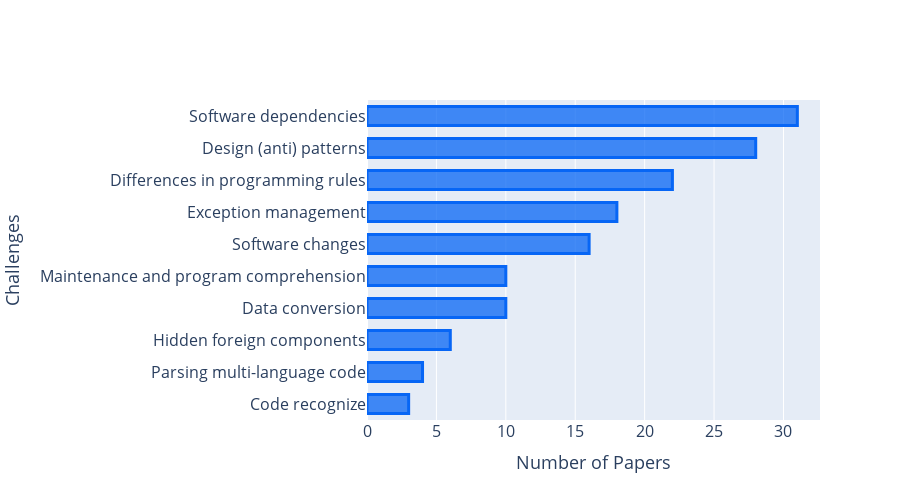

This figure's notebook cell:
### Code cell
fig_path = os.path.join(path_root,'data','survey-data', 'challenges.pdf')
data = pd.DataFrame()
val_list =clallenge_df['Challenges']
val_count = clallenge_df['# papers']
data['Challenges'] = val_list
data['No. of Papers'] = val_count

fig = go.Figure()
fig.add_trace(go.Bar(x=val_count,
                y=val_list,
                orientation ='h',
                marker=dict(
                color='rgba(7, 102, 245, 0.75)',
                line=dict(color='rgba(7, 102, 245, 1.0)', width=3),
                )
                ))

fig.update_layout(
    autosize=False,
    width=900,
    height=500,
    xaxis=dict(
        title='Number of Papers',
        titlefont_size=18,
        tickfont_size=16,
    ),
    yaxis=dict(
        title='Challenges',
        titlefont_size=18,
        tickfont_size=16,
    ),
    bargap=0.40 #, # gap between bars of adjacent location coordinates.
)
fig.show()
fig.write_image(fig_path)

### Figure 1 — Plotly figure (JSON) as saved in the notebook; plotly's stock layout.template omitted (floating-point values rounded to 4 significant figures)
{"data": [{"marker": {"color": "rgba(7, 102, 245, 0.75)", "line": {"color": "rgba(7, 102, 245, 1.0)", "width": 3}}, "orientation": "h", "type": "bar", "x": [3, 4, 6, 10, 10, 16, 18, 22, 28, 31], "y": ["Code recognize", "Parsing multi-language code", "Hidden foreign components", "Data conversion", "Maintenance and program comprehension", "Software changes", "Exception management", "Differences in programming rules", "Design (anti) patterns", "Software dependencies"]}], "layout": {"autosize": false, "bargap": 0.4, "height": 500, "width": 900, "xaxis": {"tickfont": {"size": 16}, "title": {"font": {"size": 18}, "text": "Number of Papers"}}, "yaxis": {"tickfont": {"size": 16}, "title": {"font": {"size": 18}, "text": "Challenges"}}}}
